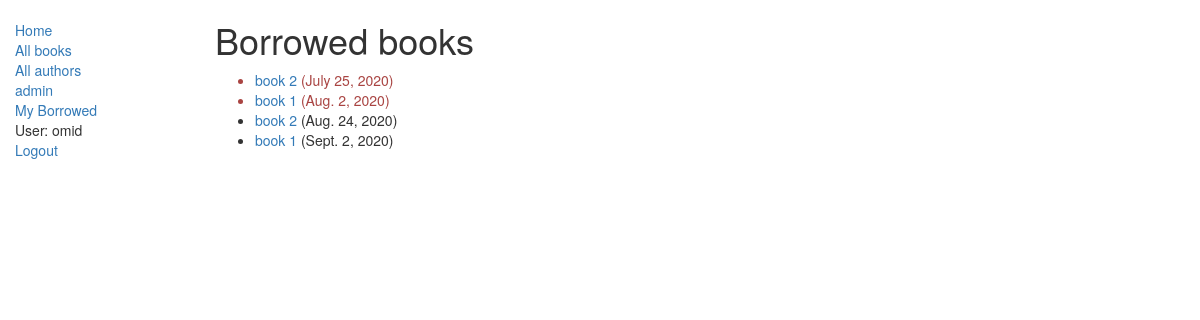
The app's page /catalog/mybooks/ (signed in) with its own data.
### catalog/models.py (models this page shows, shortened)
class BookInstance(models.Model):
    id = models.UUIDField(primary_key=True, default=uuid.uuid4, help_text="Unique ID for this particular book across whole library")
    book = models.ForeignKey('Book', on_delete=models.SET_NULL, null=True)
    imprint = models.CharField(max_length=200)
    due_back = models.DateField(null=True, blank=True)
    borrower = models.ForeignKey(User, on_delete=models.SET_NULL, null=True, blank=True)
    LOAN_STATUS = (
        ('m', 'Maintenance'),
        ('o', 'On loan'),
        ('a', 'Available'),
        ('r', 'Reserved'),
    )
    status = models.CharField(max_length=1, choices=LOAN_STATUS, blank=True, default='m', help_text='Book availability')
    class Meta:
        ordering = ["due_back"]
    @property
    def is_overdue(self):
        if self.due_back and date.today() > self.due_back:
            return True
        return False

class Book(models.Model):
    title = models.CharField(max_length=200)
    author = models.ForeignKey('Author', on_delete=models.SET_NULL, null=True)
    summary = models.TextField(max_length=1000, help_text="Enter a brief description of the book")
    isbn = models.CharField('ISBN',max_length=13, help_text='13 Character <a href="https://www.isbn-international.org/content/what-isbn">ISBN number</a>')
    genre = models.ManyToManyField(Genre, help_text="Select a genre for this book")

### catalog/views.py (the view)
class LoanedBooksByUserListView(LoginRequiredMixin,generic.ListView):
    model = models.BookInstance
    template_name ='catalog/bookinstance_list_borrowed_user.html'
    paginate_by = 10
    def get_queryset(self):
        return models.BookInstance.objects.filter(borrower=self.request.user).filter(status__exact='o').order_by('due_back')

### catalog/templates/catalog/bookinstance_list_borrowed_user.html
{% extends "catalog/base_generic.html" %}
{% block content %}
    <h1>Borrowed books</h1>
    {% if bookinstance_list %}
    <ul>
      {% for bookinst in bookinstance_list %}
      <li class="{% if bookinst.is_overdue %}text-danger{% endif %}">
        <a href="{% url 'catalog:book-detail' bookinst.book.pk %}">{{bookinst.book.title}}</a> ({{ bookinst.due_back }})
      </li>
      {% endfor %}
    </ul>
    {% else %}
      <p>There are no books borrowed.</p>
    {% endif %}
{% endblock %}

### catalog/templates/catalog/base_generic.html (shortened to what this page needs)
<!DOCTYPE html>
<html lang="en">
<head>
  <link rel="stylesheet" href="https://maxcdn.bootstrapcdn.com/bootstrap/3.3.7/css/bootstrap.min.css">
  {% load static %}
  <link rel="stylesheet" href="{% static 'catalog/css/styles.css' %}">
</head>
<body>
  <div class="container-fluid">
    <div class="row">
      <div class="col-sm-2">
      {% block sidebar %}
      <ul class="sidebar-nav">
          <li><a href="{% url 'catalog:index' %}">Home</a></li>
          <li><a href="{%url 'catalog:books'%}">All books</a></li>
          <li><a href="{%url 'catalog:authors'%}">All authors</a></li>
          <li><a href="/admin/">admin</a></li>
          <li><a href="{% url 'catalog:my-borrowed' %}">My Borrowed</a></li>
          {% if user.is_authenticated %}
            <li>User: {{ user.get_username }}</li>
            <li><a href="{% url 'logout'%}?next={{request.path}}">Logout</a></li>
          {% else %}
            <li><a href="{% url 'login'%}?next={{request.path}}">Login</a></li>
          {% endif %}
 </ul>
     {% endblock %}
      </div>
      <div class="col-sm-10 ">
      {% block content %}{% endblock %}
      </div>
    </div>
  </div>
</body>
</html>

### catalog/static/catalog/styles.css (style rules this page uses)
.sidebar-nav { margin-top: 20px; padding: 0; list-style: none; }

### records on screen
BookInstance: book "book 2", due_back "July 25, 2020"
BookInstance: book "book 1", due_back "Aug. 2, 2020"
BookInstance: book "book 2", due_back "Aug. 24, 2020"
BookInstance: book "book 1", due_back "Sept. 2, 2020"

### other values on screen
{{ user.get_username }} "omid"
